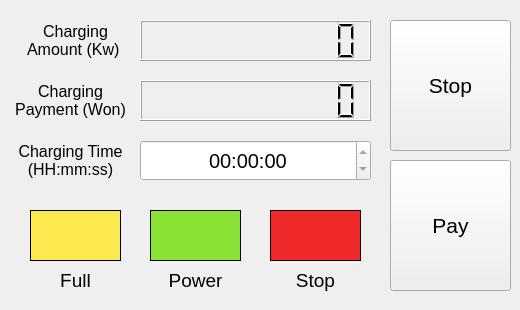
    <widget class="QWidget" name="page">
     <widget class="QLabel" name="label_10">
      <property name="geometry">
       <rect>
        <x>10</x>
        <y>10</y>
        <width>131</width>
        <height>61</height>
       </rect>
      </property>
      <property name="font">
       <font>
        <pointsize>12</pointsize>
       </font>
      </property>
      <property name="text">
       <string>Charging
Amount (Kw) </string>
      </property>
      <property name="alignment">
       <set>Qt::AlignCenter</set>
      </property>
     </widget>
     <widget class="QLabel" name="label_11">
      <property name="geometry">
       <rect>
        <x>0</x>
        <y>70</y>
        <width>141</width>
        <height>61</height>
       </rect>
      </property>
      <property name="font">
       <font>
        <pointsize>12</pointsize>
       </font>
      </property>
      <property name="text">
       <string>Charging
Payment (Won)</string>
      </property>
      <property name="alignment">
       <set>Qt::AlignCenter</set>
      </property>
     </widget>
     <widget class="QLabel" name="label_19">
      <property name="geometry">
       <rect>
        <x>0</x>
        <y>130</y>
        <width>141</width>
        <height>61</height>
       </rect>
      </property>
      <property name="font">
       <font>
        <pointsize>12</pointsize>
       </font>
      </property>
      <property name="text">
       <string>Charging Time 
(HH:mm:ss)</string>
      </property>
      <property name="alignment">
       <set>Qt::AlignCenter</set>
      </property>
     </widget>
     <widget class="QLCDNumber" name="lcd_charged_amount">
      <property name="geometry">
       <rect>
        <x>140</x>
        <y>20</y>
        <width>231</width>
        <height>41</height>
       </rect>
      </property>
      <property name="digitCount">
       <number>10</number>
      </property>
      <property name="segmentStyle">
       <enum>QLCDNumber::Filled</enum>
      </property>
     </widget>
     <widget class="QLCDNumber" name="lcd_charged_payment">
      <property name="geometry">
       <rect>
        <x>140</x>
        <y>80</y>
        <width>231</width>
        <height>41</height>
       </rect>
      </property>
      <property name="smallDecimalPoint">
       <bool>false</bool>
      </property>
      <property name="digitCount">
       <number>10</number>
      </property>
     </widget>
     <widget class="QTimeEdit" name="te_charged_time">
      <property name="geometry">
       <rect>
        <x>140</x>
        <y>140</y>
        <width>231</width>
        <height>41</height>
       </rect>
      </property>
      <property name="font">
       <font>
        <pointsize>15</pointsize>
       </font>
      </property>
      <property name="focusPolicy">
       <enum>Qt::NoFocus</enum>
      </property>
      <property name="alignment">
       <set>Qt::AlignCenter</set>
      </property>
      <property name="readOnly">
       <bool>true</bool>
      </property>
      <property name="currentSection">
       <enum>QDateTimeEdit::HourSection</enum>
      </property>
      <property name="displayFormat">
       <string>HH:mm:ss</string>
      </property>
      <property name="time">
       <time>
        <hour>0</hour>
        <minute>0</minute>
        <second>0</second>
       </time>
      </property>
     </widget>
     <widget class="QPushButton" name="bt_charging_stop">
      <property name="geometry">
       <rect>
        <x>390</x>
        <y>20</y>
        <width>121</width>
        <height>131</height>
       </rect>
      </property>
      <property name="font">
       <font>
        <pointsize>16</pointsize>
       </font>
      </property>
      <property name="text">
       <string>Stop</string>
      </property>
     </widget>
     <widget class="QLabel" name="lb_full_signal">
      <property name="enabled">
       <bool>true</bool>
      </property>
      <property name="geometry">
       <rect>
        <x>30</x>
        <y>210</y>
        <width>91</width>
        <height>51</height>
       </rect>
      </property>
      <property name="font">
       <font>
        <pointsize>12</pointsize>
       </font>
      </property>
      <property name="autoFillBackground">
       <bool>false</bool>
      </property>
      <property name="styleSheet">
       <string notr="true">background-color: rgb(252, 233, 79);</string>
      </property>
      <property name="frameShape">
       <enum>QFrame::Box</enum>
      </property>
      <property name="frameShadow">
       <enum>QFrame::Plain</enum>
      </property>
      <property name="alignment">
       <set>Qt::AlignCenter</set>
      </property>
     </widget>
     <widget class="QLabel" name="lb_power_signal">
      <property name="geometry">
       <rect>
        <x>150</x>
        <y>210</y>
        <width>91</width>
        <height>51</height>
       </rect>
      </property>
      <property name="font">
       <font>
        <pointsize>12</pointsize>
       </font>
      </property>
      <property name="styleSheet">
       <string notr="true">background-color: rgb(138, 226, 52);</string>
      </property>
      <property name="frameShape">
       <enum>QFrame::Box</enum>
      </property>
      <property name="frameShadow">
       <enum>QFrame::Plain</enum>
      </property>
      <property name="alignment">
       <set>Qt::AlignCenter</set>
      </property>
     </widget>
     <widget class="QLabel" name="lb_stop_signal">
      <property name="enabled">
       <bool>true</bool>
      </property>
      <property name="geometry">
       <rect>
        <x>270</x>
        <y>210</y>
        <width>91</width>
        <height>51</height>
       </rect>
      </property>
      <property name="font">
       <font>
        <pointsize>12</pointsize>
       </font>
      </property>
      <property name="styleSheet">
       <string notr="true">background-color: rgb(239, 41, 41);</string>
      </property>
      <property name="frameShape">
       <enum>QFrame::Box</enum>
      </property>
      <property name="frameShadow">
       <enum>QFrame::Plain</enum>
      </property>
      <property name="alignment">
       <set>Qt::AlignCenter</set>
      </property>
     </widget>
     <widget class="QLabel" name="label_23">
      <property name="geometry">
       <rect>
        <x>30</x>
        <y>260</y>
        <width>91</width>
        <height>41</height>
       </rect>
      </property>
      <property name="font">
       <font>
        <pointsize>14</pointsize>
       </font>
      </property>
      <property name="text">
       <string>Full</string>
      </property>
      <property name="alignment">
       <set>Qt::AlignCenter</set>
      </property>
     </widget>
     <widget class="QLabel" name="label_24">
      <property name="geometry">
       <rect>
        <x>150</x>
        <y>260</y>
        <width>91</width>
        <height>41</height>
       </rect>
      </property>
      <property name="font">
       <font>
        <pointsize>14</pointsize>
       </font>
      </property>
      <property name="text">
       <string>Power</string>
      </property>
      <property name="alignment">
       <set>Qt::AlignCenter</set>
      </property>
     </widget>
     <widget class="QLabel" name="label_25">
      <property name="geometry">
       <rect>
        <x>270</x>
        <y>260</y>
        <width>91</width>
        <height>41</height>
       </rect>
      </property>
      <property name="font">
       <font>
        <pointsize>14</pointsize>
       </font>
      </property>
      <property name="text">
       <string>Stop</string>
      </property>
      <property name="alignment">
       <set>Qt::AlignCenter</set>
      </property>
     </widget>
     <widget class="QPushButton" name="bt_charging_pay">
      <property name="geometry">
       <rect>
        <x>390</x>
        <y>160</y>
        <width>121</width>
        <height>131</height>
       </rect>
      </property>
      <property name="font">
       <font>
        <pointsize>16</pointsize>
       </font>
      </property>
      <property name="text">
       <string>Pay</string>
      </property>
     </widget>
     <widget class="QLabel" name="lb_full_signal_off">
      <property name="enabled">
       <bool>true</bool>
      </property>
      <property name="geometry">
       <rect>
        <x>30</x>
        <y>210</y>
        <width>91</width>
        <height>51</height>
       </rect>
      </property>
      <property name="font">
       <font>
        <pointsize>12</pointsize>
       </font>
      </property>
      <property name="autoFillBackground">
       <bool>false</bool>
      </property>
      <property name="styleSheet">
       <string notr="true">background-color: rgb(255, 255, 255);</string>
      </property>
      <property name="frameShape">
       <enum>QFrame::Box</enum>
      </property>
      <property name="frameShadow">
       <enum>QFrame::Plain</enum>
      </property>
      <property name="alignment">
       <set>Qt::AlignCenter</set>
      </property>
     </widget>
     <widget class="QLabel" name="lb_power_signal_off">
      <property name="geometry">
       <rect>
        <x>150</x>
        <y>210</y>
        <width>91</width>
        <height>51</height>
       </rect>
      </property>
      <property name="font">
       <font>
        <pointsize>12</pointsize>
       </font>
      </property>
      <property name="styleSheet">
       <string notr="true">background-color: rgb(255, 255, 255);</string>
      </property>
      <property name="frameShape">
       <enum>QFrame::Box</enum>
      </property>
      <property name="frameShadow">
       <enum>QFrame::Plain</enum>
      </property>
      <property name="alignment">
       <set>Qt::AlignCenter</set>
      </property>
     </widget>
     <widget class="QLabel" name="lb_stop_signal_off">
      <property name="enabled">
       <bool>true</bool>
      </property>
      <property name="geometry">
       <rect>
        <x>270</x>
        <y>210</y>
        <width>91</width>
        <height>51</height>
       </rect>
      </property>
      <property name="font">
       <font>
        <pointsize>12</pointsize>
       </font>
      </property>
      <property name="styleSheet">
       <string notr="true">background-color: rgb(255, 255, 255);</string>
      </property>
      <property name="frameShape">
       <enum>QFrame::Box</enum>
      </property>
      <property name="frameShadow">
       <enum>QFrame::Plain</enum>
      </property>
      <property name="alignment">
       <set>Qt::AlignCenter</set>
      </property>
     </widget>
     <zorder>lb_stop_signal_off</zorder>
     <zorder>lb_power_signal_off</zorder>
     <zorder>lb_full_signal_off</zorder>
     <zorder>label_10</zorder>
     <zorder>label_11</zorder>
     <zorder>label_19</zorder>
     <zorder>lcd_charged_amount</zorder>
     <zorder>lcd_charged_payment</zorder>
     <zorder>te_charged_time</zorder>
     <zorder>bt_charging_stop</zorder>
     <zorder>lb_full_signal</zorder>
     <zorder>lb_power_signal</zorder>
     <zorder>lb_stop_signal</zorder>
     <zorder>label_23</zorder>
     <zorder>label_24</zorder>
     <zorder>label_25</zorder>
     <zorder>bt_charging_pay</zorder>
    </widget>
